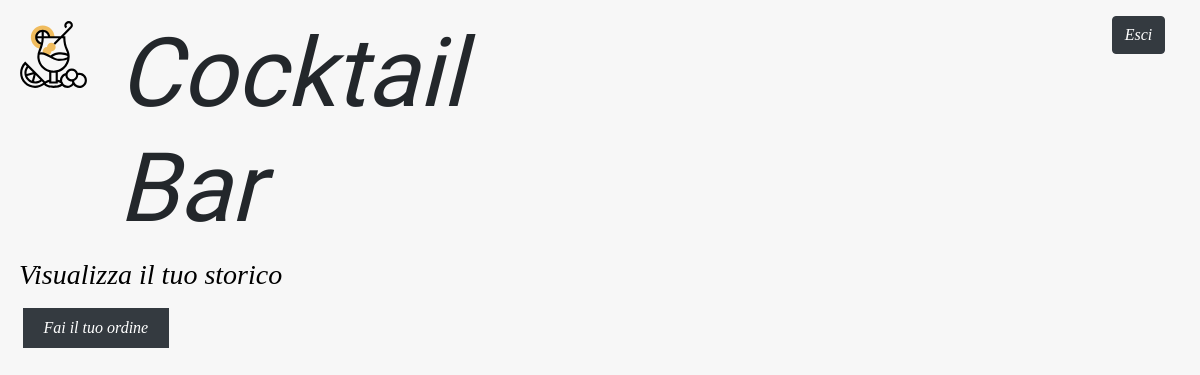
The app's page /storico/3/, older data.
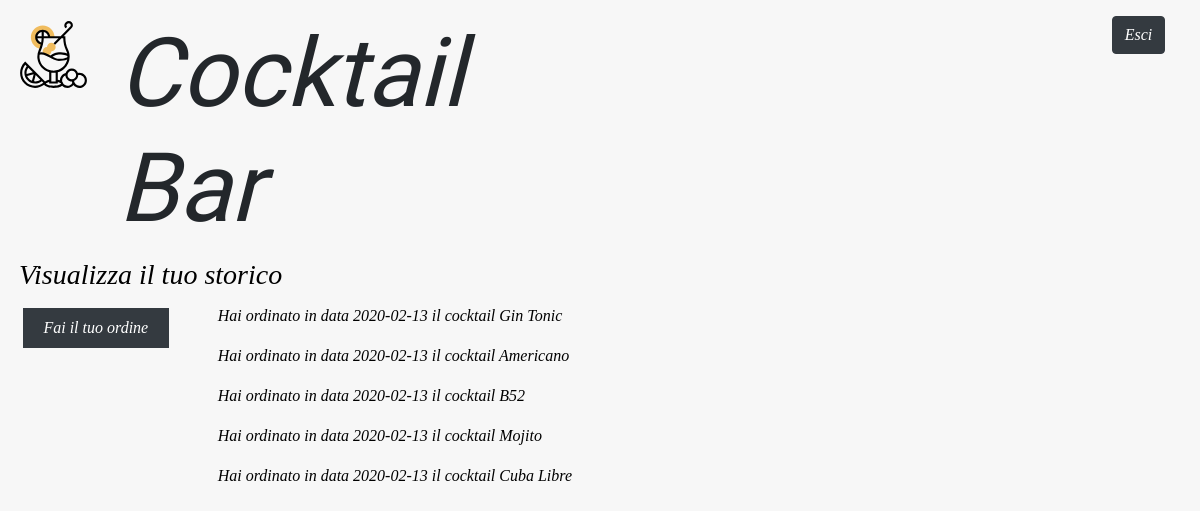
The same page, newer data.
### bar/models.py (models this page shows, shortened)
class ClienteOrdinaCocktailRicevendoCodicePrenotazione(models.Model):
    id = models.BigAutoField(primary_key=True)
    data = models.CharField(max_length=100)
    fk_id_cliente = models.ForeignKey(Cliente,
                                      db_column='fk_id_cliente',
                                      on_delete=models.CASCADE)
    fk_id_cocktail = models.ForeignKey(Cocktail,
                                       db_column='fk_id_cocktail',
                                       on_delete=models.CASCADE)
    fk_id_codice_prenotazione = models.ForeignKey(CodicePrenotazione,
                                                  db_column='fk_id_codice_prenotazione',
                                                  on_delete=models.CASCADE)
    class Meta:
        db_table = 'Cliente_ordina_cocktail_ricevendo_codice_prenotazione'

class Cocktail(models.Model):
    id = models.BigAutoField(primary_key=True)
    nome = models.CharField(max_length=100)
    ingredienti = models.TextField()  # This field type is a guess.
    prezzo = models.FloatField()
    class Meta:
        db_table = 'Cocktail'

### bar/views.py (the view)
# urls.py: path('storico/<int:cliente_id>/', views.goToStorico, name='storico'),
def goToStorico(request, cliente_id):
    global ordine
    ordine = []
    global totale
    totale = 0
    cliente = Cliente.objects.get(id=cliente_id)
    list_ordinazioni = ClienteOrdinaCocktailRicevendoCodicePrenotazione.objects.filter(fk_id_cliente=cliente)
    cocktails = []
    for ordinazione in list_ordinazioni:
        cocktail = Cocktail.objects.get(id=ordinazione.fk_id_cocktail.id)
        cocktails.append({
            'nome': cocktail.nome,
            'data': ordinazione.data,
        })
    context = {
        'cocktails': cocktails,
        'cliente_id': cliente_id,
    }
    return render(request, 'bar/storico.html', context)

### bar/templates/bar/storico.html (shortened to what this page needs)
<!DOCTYPE html>
<html lang="it">
<head>
    {% load static %}
    <link rel="stylesheet" href="{% static 'bar/bootstrap/css/bootstrap.css' %}">
    <link rel="stylesheet" href="https://cdnjs.cloudflare.com/ajax/libs/font-awesome/4.7.0/css/font-awesome.min.css">
    <link rel="stylesheet" href="{% static 'bar/css/style.css' %}">
    <link rel="stylesheet" href="{% static 'bar/css/storico.css' %}">
</head>
<body>
    <header>
        <div class="container-header mt-3">
            <div class="row m-1">
                <div class="col-1">
                    <img src="../../static/bar/imgs/cocktail.svg" alt="bicchiere da cocktail" class="logo-glass">
                </div>
                <div class="col-5">
                    <h1 class="title-header">Cocktail Bar</h1>
                </div>
                <div class="col-6">
                    <div class="row justify-content-end">
                        <div class="offset-8 col-2">
                            <a class="btn btn-dark" href="{% url 'logout' %}">Esci</a>
                        </div>
                    </div>
                </div>
            </div>
        </div>
    </header>
    <div class="container-title-storico">
        <div class="row m-1">
            <div class="col-12">
                <h3>Visualizza il tuo storico</h3>
            </div>
        </div>
    </div>
    <div class="container-storico">
        <div class="row m-1">
            <div class="col-2">
                <div class="row justify-content-center">
                    <div class="col-12 text-center">
                        <ul class="nav flex-column">
                            <li class="nav-item">
                                <a class="nav-link btn-dark m-1" href="{% url 'goToOrdinazione' cliente_id %}">Fai il tuo ordine</a>
                            </li>
                        </ul>
                    </div>
                </div>
            </div>
            <div class="col-10">
                {% for ordinazione in cocktails %}
                    <p>Hai ordinato in data {{ ordinazione.data }} il cocktail {{ ordinazione.nome }}</p>
                {% endfor %}
            </div>
        </div>
    </div>
</body>
</html>

Row changes from the older to the newer data that the page shows:
added ClienteOrdinaCocktailRicevendoCodicePrenotazione: data "2020-02-13"
now on this page (row unchanged): Cocktail: nome "Gin Tonic"
added ClienteOrdinaCocktailRicevendoCodicePrenotazione: data "2020-02-13"
now on this page (row unchanged): Cocktail: nome "Americano"
added ClienteOrdinaCocktailRicevendoCodicePrenotazione: data "2020-02-13"
now on this page (row unchanged): Cocktail: nome "B52"
added ClienteOrdinaCocktailRicevendoCodicePrenotazione: data "2020-02-13"
now on this page (row unchanged): Cocktail: nome "Mojito"
added ClienteOrdinaCocktailRicevendoCodicePrenotazione: data "2020-02-13"
now on this page (row unchanged): Cocktail: nome "Cuba Libre"
Text that changed along with them:
new list line: "Hai ordinato in data il cocktail"
